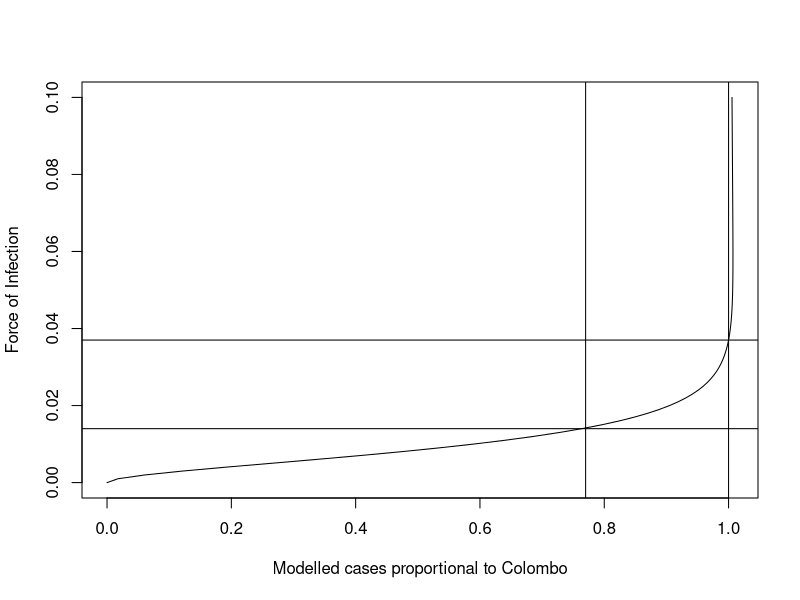
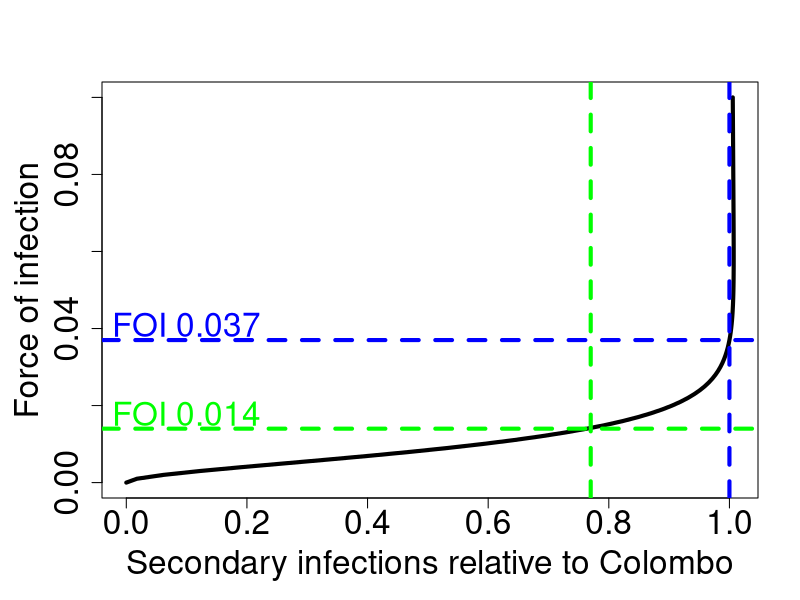

These charts were generated, in order, by the following R code:
rm(list=ls())
# we want to recreate the dengue model

# we first create the four probabilities of infection
library(data.table)

# Set parameters ----------------------------------------------------------

# Calculate lambda in Colombo

# probability first infection = 14.1%
# 0.141 <- 1-(1 - lambda)^4
# lambda = 0.037


#will remove last age
max_age <- 61
#will remove last year
years <- 2010:2110
N0 <- 1 # population size
no_infection <- N0
lambda <- rep(0.037, length=length(years))
P_D <- c(0.005, 0.05, 0.00001, 0.00001)

P_D_mat <- t(replicate(max_age,P_D))

# Initialise dataframe ----------------------------------------------------

col_names <- list(
               "S4",
               "S3",
               "S2",
               "S1",
               "S0",
               "I1",
               "I2",
               "I3",
               "I4",
               "D1",
               "D2",
               "D3",
               "D4",
               "total")

array_names <- vector("list", 3)
array_names[[1]] <- paste("year", years, sep="_")
array_names[[2]] <- paste("age", (1:(max_age+1) -1), sep="_")
array_names[[3]] <- col_names

# dims are year - age - outcomes
dengue <- array(data = 0,
                dim = c(length(years), max_age+1,length(col_names)),
                dimnames=array_names)


dengue[1,,"S4"] <- N0 # add 100 to S4 to each age group in first year
dengue[,1,"S4"] <- N0 # add 100 to S4 of 0 age group in all years (births)

dengue[1,,"total"] <- dengue[1,,"S4"] # add total to first year
dengue[,1,"total"] <- dengue[,1,"S4"] # add total to first age

# Populate dataframe ------------------------------------------------------

infection_probs <- function( lambda, max_age, P_D_mat, df, verbose=1 ){
  if(verbose==1){browser()}
  
  for (y in 1:(length(years)-1)) {

    # infection probabilities
    P_I0_I1 <- 1-(1 - lambda[y])^4
    P_I1_I2 <- 1-(1 - lambda[y])^3
    P_I2_I3 <- 1-(1 - lambda[y])^2
    P_I3_I4 <- 1-(1 - lambda[y])^1
    P_I4_I5 <- 0L
    
    # S4
    df[y+1, 1:max_age + 1 , "S4"] <- df[y, 1:max_age, "S4"] * (1-P_I0_I1) # probability of individual staying susceptible
    
    # S3
    df[y+1, 1:max_age + 1, "S3"] <- df[y, 1:max_age, "S4"] * (P_I0_I1) + # prob of people with first infection 
      (df[y, 1:max_age, "S3"] * (1-P_I1_I2) ) # probability of not getting a second infection
    
    # I1 (reminder: first infections occur during this year) - that's why there's no +1's
    df[y, 1:max_age, "I1"] <- df[y,1:max_age, "S4"] * (P_I0_I1)  # Number of new first infections
    
    # S2
    df[y+1, 1:max_age+1, "S2"] <- df[y, 1:max_age, "S3"] * (P_I1_I2) + # prob of people with second infection 
      df[y, 1:max_age, "S2"] * (1-P_I2_I3) # probability of not getting a third infection
    
    # I2
    df[y, 1:max_age, "I2"] <- df[y, 1:max_age, "S3"] * (P_I1_I2)   # Number of new second infections
    
    # S1
    df[y+1, 1:max_age+1, "S1"] <- df[y, 1:max_age, "S2"] * (P_I2_I3) + # prob of people with third infection 
      (df[y, 1:max_age, "S1"] * (1-P_I3_I4) ) # probability of not getting a fourth infection
    
    #I3
    df[y, 1:max_age, "I3"] <- df[y, 1:max_age, "S2"] * (P_I2_I3) # number of new third infections
    
    # S0
    df[y+1, 1:max_age+1, "S0"] <- df[y, 1:max_age, "S1"] * (P_I3_I4) + # prob of people with fourth infection 
      (df[y, 1:max_age, "S0"] * (1-P_I4_I5) ) # probability of not getting a fifth infection
    
    # I4
    df[y, 1:max_age, "I4"] <- df[y, 1:max_age, "S1"] * (P_I3_I4) # number of new fourth infections
    
    #calculate the total population across susceptible statuses
    df[y+1,1:max_age+1,"total"] <- rowSums(df[y+1,1:max_age+1,which(col_names %like% "S")])
    
    df[y,1:max_age,which(col_names %like% "D")] <- df[y,1:max_age,which(col_names %like% "I")]*
      P_D_mat
    
  } # ends year loop
  
  #removing last year and last age group
  df <- df[-length(years),,]
  df <- df[,-(max_age+1),]
  
  return(df)
}


# I2 vs. lambda plot ------------------------------------------------------

lambda_vals <- seq(0, 0.1, by=0.001)
I2_vec <- numeric(length(lambda_vals))
I1_vec <- numeric(length(lambda_vals))

AgeDist <- c(0.01518000, 0.01518000, 0.01518000, 0.01518000, 0.01518000, 0.01560000, 0.01560000, 0.01560000, 0.01560000, 0.01560000,
             0.01478000, 0.01478000, 0.01478000, 0.01478000, 0.01478000, 0.01617775, 0.01617775, 0.01617775, 0.01617775, 0.01617775,
             0.01506456, 0.01506456, 0.01506456, 0.01506456, 0.01506456, 0.01525617, 0.01525617, 0.01525617, 0.01525617, 0.01525617,
             0.01610475, 0.01610475, 0.01610475, 0.01610475, 0.01610475, 0.01383275, 0.01383275, 0.01383275, 0.01383275, 0.01383275)

AgeDist <- c(AgeDist, rep(AgeDist[length(AgeDist)],20)) # fill age vector to age 60

# obtain prop of people with second infection in a year at equilibrium
for(i in 1:length(lambda_vals)){
  
  dengue_df <- infection_probs(lambda = rep(lambda_vals[i], length(years)), 
                               max_age = max_age, 
                               P_D_mat = P_D_mat, 
                               df = dengue,
                               verbose = 0)
  
  I2_vec[i] <- sum(AgeDist[1:60]*dengue_df[length(years)-1,1:60,"I2"])/sum(AgeDist[1:60])
  I1_vec[i] <- sum(AgeDist[1:60]*dengue_df[length(years)-1,1:60,"I1"])/sum(AgeDist[1:60])
  
}


plot(x = I2_vec/I2_vec[38], y = lambda_vals, type = "l", 
     xlab = "Modelled cases proportional to Colombo" , 
     ylab = "Force of Infection")
abline(v = 1.0)
abline(h = lambda_vals[38])
abline(v = 0.77)
#value of lambda where I2_vec/I2_vec[38] is closest to 38
abline(h = lambda_vals[15])


# plot proportion of people with second infection at equilibrium relative to prop of people
# with second infection in Colombo for a range of FOIs. this is used to find out the FOI
# in the region where prop of people with second infection is 77% of that in Colombo

font.size <- 2
lwd <- 4
par(mar = c(5.1, 5.1, 4.1, 2.1))

plot(x = I2_vec/I2_vec[38], y = lambda_vals, type = "l", lwd=lwd,
     xlab="Secondary infections relative to Colombo", ylab="Force of infection", cex.axis=font.size, cex.lab=font.size)
abline(v = 1.0, lwd=lwd, lty=2, col="blue")
abline(h = lambda_vals[38], lwd=lwd, lty=2, col="blue")
abline(v = 0.77, lwd=lwd, lty=2, col="green")
#value of lambda where I2_vec/I2_vec[38] is closest to 38
abline(h = lambda_vals[15], lwd=lwd, lty=2, col="green")
text(x=0.1, y=0.018, "FOI 0.014", col="green", cex=font.size)
text(x=0.1, y=0.041, "FOI 0.037", col="blue", cex=font.size)

#* Calculating rho ---------------------------------------------------------

rho <- (100/10000)/I2_vec[38]

# Calculating I1 and I2 in Gampaha ----------------------------------------

dengue_g_df <- infection_probs(lambda = rep(lambda_vals[15], length(years)), 
                               max_age = max_age, 
                               P_D_mat = P_D_mat, 
                               df = dengue,
                               verbose = 0)

#proportion of population who experience primary or secondary infections per year
ageRange <- 4:16
inf_c <- sum(AgeDist[ageRange]*
               rowSums(dengue_g_df[length(years)-1,ageRange,c("I1","I2")]))/sum(AgeDist[ageRange])

inf_c_2yr <- 1-(1-inf_c)^2

case_c_2yr <- 1-(1-(77/10000))^2
